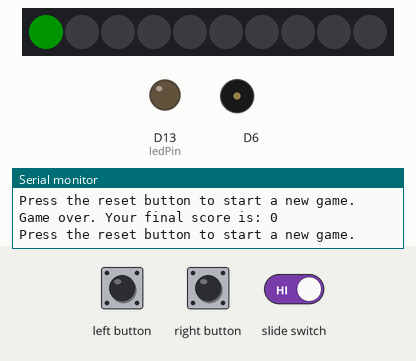
The sketch below on a simulated Adafruit Circuit Playground Express. Shown: 10 RGB LEDs in strip order, left to right, output pins drawn as LEDs (lit = HIGH), buzzer (waves = sounding), the last lines printed to the serial monitor. The inputs (shaded band) are chosen by the test bench. Dim RGB values are drawn brighter than linear; random numbers use the default seed unless the sketch sets one.

Above: at 1.6 s.
1.7 s: slide switch set LOW
At 2.9 s:
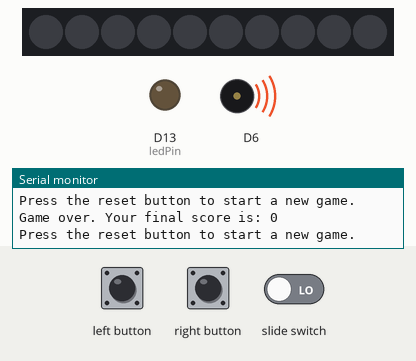
6.7 s: left button pressed for 0.15 s
At 7.8 s:
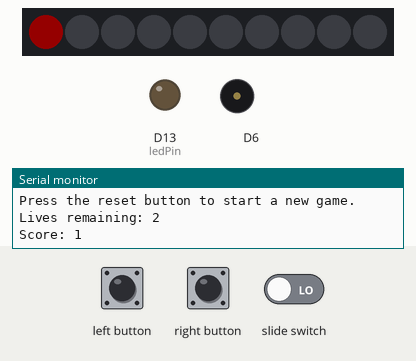
8.3 s: left button pressed for 1 s
14.3 s: left button pressed for 3.2 s
Timing chart, 0 to 19.8 s (numbered marks = the images above; inputs shaded):
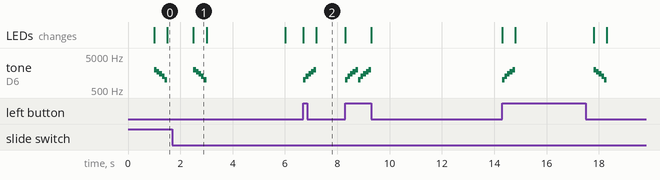

The sketch:

GameDesign.ino
```cpp
#include <Adafruit_CircuitPlayground.h>

const int easyTimeLimit = 3000; // 3 seconds in milliseconds
const int hardTimeLimit = 1000; // 1 second in milliseconds
const int easyLives = 3;
const int hardLives = 1;
const int ledPin = 13; // Using the onboard LED for feedback

int lives;
int timeLimit;
int highScore = 0;
int score = 0;

void setup() {
  Serial.begin(9600);
  CircuitPlayground.begin();
  pinMode(ledPin, OUTPUT);

  resetGame();
}

void loop() {
  bool isHardMode = CircuitPlayground.slideSwitch();

  if (isHardMode) {
    timeLimit = hardTimeLimit;
    lives = hardLives;
  } else {
    timeLimit = easyTimeLimit;
    lives = easyLives;
  }

  while (lives > 0) {
    int ledColor = random(0, 2); // 0 for red, 1 for green
    unsigned long startTime = millis();
    bool correctButtonPressed = false;

    if (ledColor == 0) {
      CircuitPlayground.setPixelColor(0, 255, 0, 0); // Red
    } else {
      CircuitPlayground.setPixelColor(0, 0, 255, 0); // Green
    }

    while (millis() - startTime < timeLimit) {
      if (CircuitPlayground.leftButton() && ledColor == 0) {
        correctButtonPressed = true;
        break;
      } else if (CircuitPlayground.rightButton() && ledColor == 1) {
        correctButtonPressed = true;
        break;
      }
    }

    CircuitPlayground.clearPixels();

    if (correctButtonPressed) {
      score++;
      Serial.print("Score: ");
      Serial.println(score);
      if (score > highScore) {
        highScore = score;
        playHighScoreTone();
      }
    } else {
      lives--;
      if (lives == 0) {
        playGameOverTone();
      } else {
        Serial.print("Lives remaining: ");
        Serial.println(lives);
      }
    }
  }

  Serial.print("Game over. Your final score is: ");
  Serial.println(score);
  resetGame();
}

void playHighScoreTone() {
  for (int i = 1000; i <= 2000; i += 250) {
    CircuitPlayground.playTone(i, 100);
  }
}

void playGameOverTone() {
  for (int i = 2000; i >= 1000; i -= 250) {
    CircuitPlayground.playTone(i, 100);
  }
}

void resetGame() {
  score = 0;
  Serial.println("Press the reset button to start a new game.");
}
```

Measured:
- after the input at 6.7 s, tone on D6: plays 1000 Hz for 0.10 s, 1250 Hz for 0.10 s, 1500 Hz for 0.10 s, 1750 Hz for 0.10 s, 2000 Hz for 0.10 s, starting at once; the LEDs: first change at once (image 2 shows a later state)
- by itself, tone on D6: plays 2000 Hz for 0.10 s, 1750 Hz for 0.10 s, 1500 Hz for 0.10 s, 1250 Hz for 0.10 s, 1000 Hz for 0.10 s
- what the display in image 1 shows lasts 0.5 s, from 2.5 s to 3.0 s
